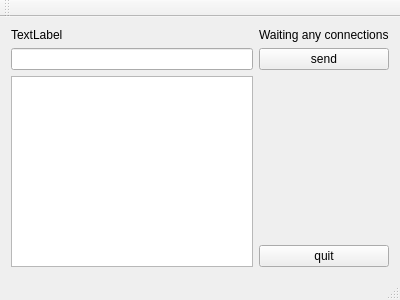
<?xml version="1.0" encoding="UTF-8"?>
<ui version="4.0">
 <class>MainWindow</class>
 <widget class="QMainWindow" name="MainWindow">
  <property name="geometry">
   <rect>
    <x>0</x>
    <y>0</y>
    <width>400</width>
    <height>300</height>
   </rect>
  </property>
  <property name="windowTitle">
   <string>MainWindow</string>
  </property>
  <widget class="QWidget" name="centralWidget">
   <layout class="QGridLayout" name="gridLayout">
    <item row="0" column="0">
     <widget class="QLabel" name="statusLabel">
      <property name="text">
       <string>TextLabel</string>
      </property>
     </widget>
    </item>
    <item row="2" column="0" rowspan="2">
     <widget class="QTextEdit" name="textEdit"/>
    </item>
    <item row="1" column="0">
     <widget class="QLineEdit" name="chatLineEdit"/>
    </item>
    <item row="1" column="1">
     <widget class="QPushButton" name="sendButton">
      <property name="text">
       <string>send</string>
      </property>
     </widget>
    </item>
    <item row="3" column="1">
     <widget class="QPushButton" name="quitButton">
      <property name="text">
       <string>quit</string>
      </property>
     </widget>
    </item>
    <item row="0" column="1">
     <widget class="QLabel" name="connectionLabel">
      <property name="text">
       <string>Waiting any connections</string>
      </property>
     </widget>
    </item>
   </layout>
  </widget>
  <widget class="QMenuBar" name="menuBar">
   <property name="geometry">
    <rect>
     <x>0</x>
     <y>0</y>
     <width>400</width>
     <height>21</height>
    </rect>
   </property>
  </widget>
  <widget class="QToolBar" name="mainToolBar">
   <attribute name="toolBarArea">
    <enum>TopToolBarArea</enum>
   </attribute>
   <attribute name="toolBarBreak">
    <bool>false</bool>
   </attribute>
  </widget>
  <widget class="QStatusBar" name="statusBar"/>
 </widget>
 <layoutdefault spacing="6" margin="11"/>
 <resources/>
 <connections/>
</ui>
